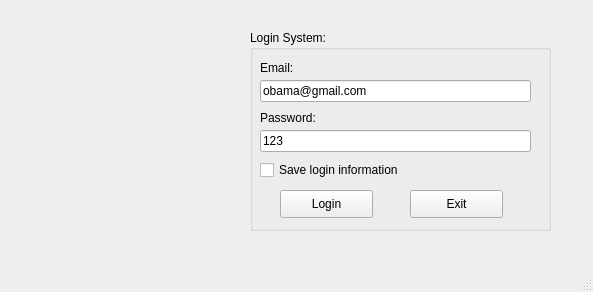
<?xml version="1.0" encoding="UTF-8"?>
<ui version="4.0">
 <class>MainWindow</class>
 <widget class="QMainWindow" name="MainWindow">
  <property name="geometry">
   <rect>
    <x>0</x>
    <y>0</y>
    <width>593</width>
    <height>292</height>
   </rect>
  </property>
  <property name="windowTitle">
   <string>Login - Japan DO</string>
  </property>
  <widget class="QWidget" name="centralwidget">
   <widget class="QGroupBox" name="groupBox">
    <property name="geometry">
     <rect>
      <x>250</x>
      <y>30</y>
      <width>301</width>
      <height>201</height>
     </rect>
    </property>
    <property name="title">
     <string>Login System:</string>
    </property>
    <widget class="QLabel" name="label">
     <property name="geometry">
      <rect>
       <x>10</x>
       <y>30</y>
       <width>55</width>
       <height>16</height>
      </rect>
     </property>
     <property name="text">
      <string>Email:</string>
     </property>
    </widget>
    <widget class="QLabel" name="label_2">
     <property name="geometry">
      <rect>
       <x>10</x>
       <y>80</y>
       <width>71</width>
       <height>16</height>
      </rect>
     </property>
     <property name="text">
      <string>Password:</string>
     </property>
    </widget>
    <widget class="QLineEdit" name="lineEdit_Email">
     <property name="geometry">
      <rect>
       <x>10</x>
       <y>50</y>
       <width>271</width>
       <height>22</height>
      </rect>
     </property>
     <property name="text">
      <string>obama@gmail.com</string>
     </property>
    </widget>
    <widget class="QLineEdit" name="lineEdit_Password">
     <property name="geometry">
      <rect>
       <x>10</x>
       <y>100</y>
       <width>271</width>
       <height>22</height>
      </rect>
     </property>
     <property name="text">
      <string>123</string>
     </property>
    </widget>
    <widget class="QCheckBox" name="checkBox_SaveLogin">
     <property name="geometry">
      <rect>
       <x>10</x>
       <y>130</y>
       <width>151</width>
       <height>20</height>
      </rect>
     </property>
     <property name="text">
      <string>Save login information</string>
     </property>
    </widget>
    <widget class="QPushButton" name="pushButton_Login">
     <property name="geometry">
      <rect>
       <x>30</x>
       <y>160</y>
       <width>93</width>
       <height>28</height>
      </rect>
     </property>
     <property name="text">
      <string>Login</string>
     </property>
     <property name="icon">
      <iconset>
       <normaloff>../images/icon_login.png</normaloff>../images/icon_login.png</iconset>
     </property>
     <property name="shortcut">
      <string>Return</string>
     </property>
    </widget>
    <widget class="QPushButton" name="pushButton_Exit">
     <property name="geometry">
      <rect>
       <x>160</x>
       <y>160</y>
       <width>93</width>
       <height>28</height>
      </rect>
     </property>
     <property name="text">
      <string>Exit</string>
     </property>
     <property name="icon">
      <iconset>
       <normaloff>../images/icon_exit.png</normaloff>../images/icon_exit.png</iconset>
     </property>
    </widget>
   </widget>
   <widget class="QLabel" name="label_3">
    <property name="geometry">
     <rect>
      <x>20</x>
      <y>30</y>
      <width>211</width>
      <height>201</height>
     </rect>
    </property>
    <property name="text">
     <string/>
    </property>
    <property name="pixmap">
     <pixmap>../images/ig_profile.jpg</pixmap>
    </property>
    <property name="scaledContents">
     <bool>true</bool>
    </property>
   </widget>
  </widget>
  <widget class="QMenuBar" name="menubar">
   <property name="geometry">
    <rect>
     <x>0</x>
     <y>0</y>
     <width>593</width>
     <height>26</height>
    </rect>
   </property>
  </widget>
  <widget class="QStatusBar" name="statusbar"/>
 </widget>
 <resources/>
 <connections>
  <connection>
   <sender>pushButton_Exit</sender>
   <signal>clicked()</signal>
   <receiver>MainWindow</receiver>
   <slot>close()</slot>
   <hints>
    <hint type="sourcelabel">
     <x>456</x>
     <y>229</y>
    </hint>
    <hint type="destinationlabel">
     <x>296</x>
     <y>145</y>
    </hint>
   </hints>
  </connection>
 </connections>
</ui>
